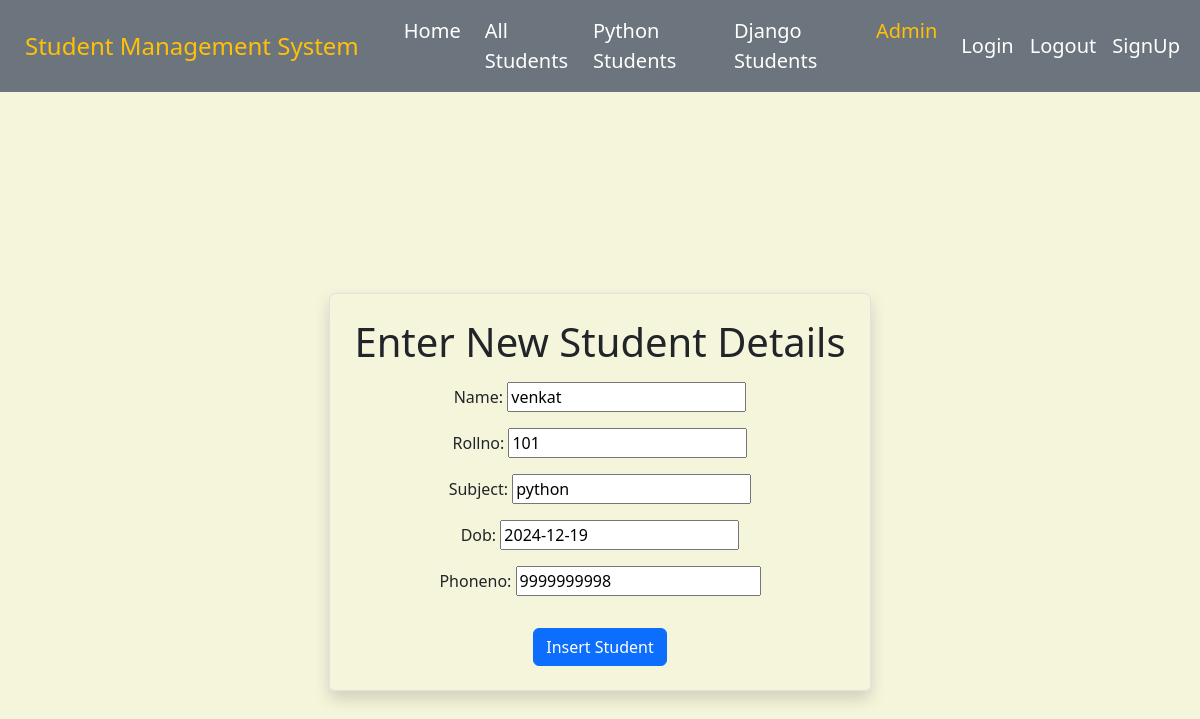
Screenshot of /update/1 with the database file from the repository.
### testapp/models.py (models this page shows)
class Student(models.Model):
    name = models.CharField(max_length=30)
    rollno = models.IntegerField()
    subject = models.CharField(max_length=30)
    dob= models.DateField()
    phoneno = models.BigIntegerField()

### testapp/views.py (the view)
# urls.py: path('update/<int:pk>',views.adminupdateview.as_view()),
class adminupdateview(UpdateView):
    model = Student
    fields = '__all__'
    success_url = reverse_lazy('adminstudents')

### templates/testapp/student_form.html (shortened to what this page needs)
<!DOCTYPE html>
{% extends 'testapp/home.html' %}
{% load static %}
{% block body_block %}
<div class="d-flex justify-content-center align-items-center vh-100">
    <div class="p-4 border rounded shadow">
        <h1 class="text-center mb-3">Enter New Student Details</h1>
        <form class="d-flex flex-column justify-content-center align-items-center" method="post">
            {{ form.as_p }}
            <div class="text-center">
                <input type="submit" class="btn btn-primary mt-3" value="Insert Student">
            </div>
        </form>
    </div>
</div>
{% endblock %}

### static/css/style.css (style rules this page uses)
body { background-color: beige; }

### rows the page displays
Student: name "venkat", rollno "101", subject "python", dob "2024-12-19", phoneno "9999999998"
